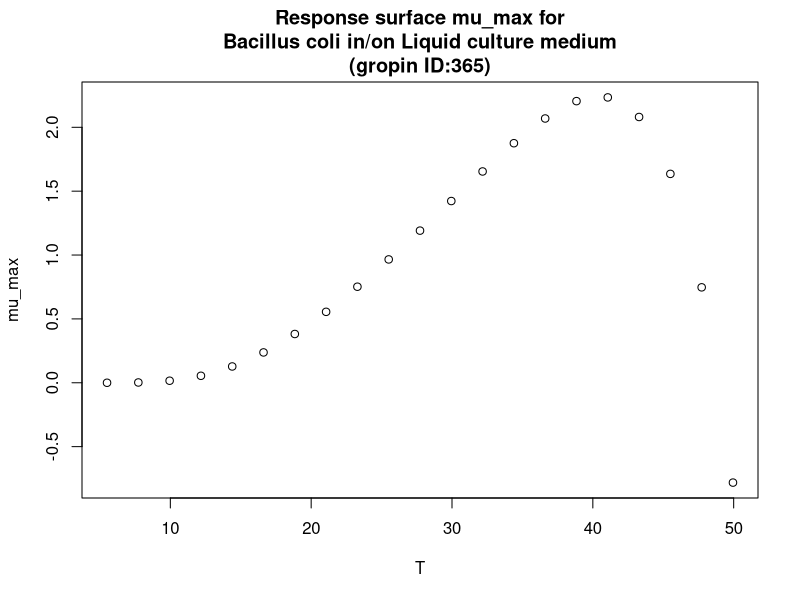

Reproduce this figure in R.
#############################
# start of Parameter script
#############################
T <- seq(5.5055,49.95004995005,length.out=21)
#############################
# end of Parameter script
#############################
############################# 
# start of Model script Gropin ID 365 
#############################
 
# constant coefficients for this model
 
variables <- data.frame(T)
argumentsPar <- expand.grid(variables)
 
# heart of the model
response_surface <- function(T) {
   mumax <-(13.29*exp(-66.87/T))-(327509*exp(-561.87/T))

return(mumax=mumax)
} 

# output parameters
mumax <- cbind(argumentsPar,response_surface(argumentsPar['T']))
colnames(mumax) <- c(colnames(argumentsPar),'mumax')
#############################
# End of Model script
#############################
############################# 
# start of Visualisation script Gropin ID 365 
#############################
plot(T,mumax$mumax,
                          xlab='T',
                          ylab='mu_max',main='Response surface mu_max for
Bacillus coli in/on Liquid culture medium
(gropin ID:365)')
#############################
# End of Visualisation script
#############################
